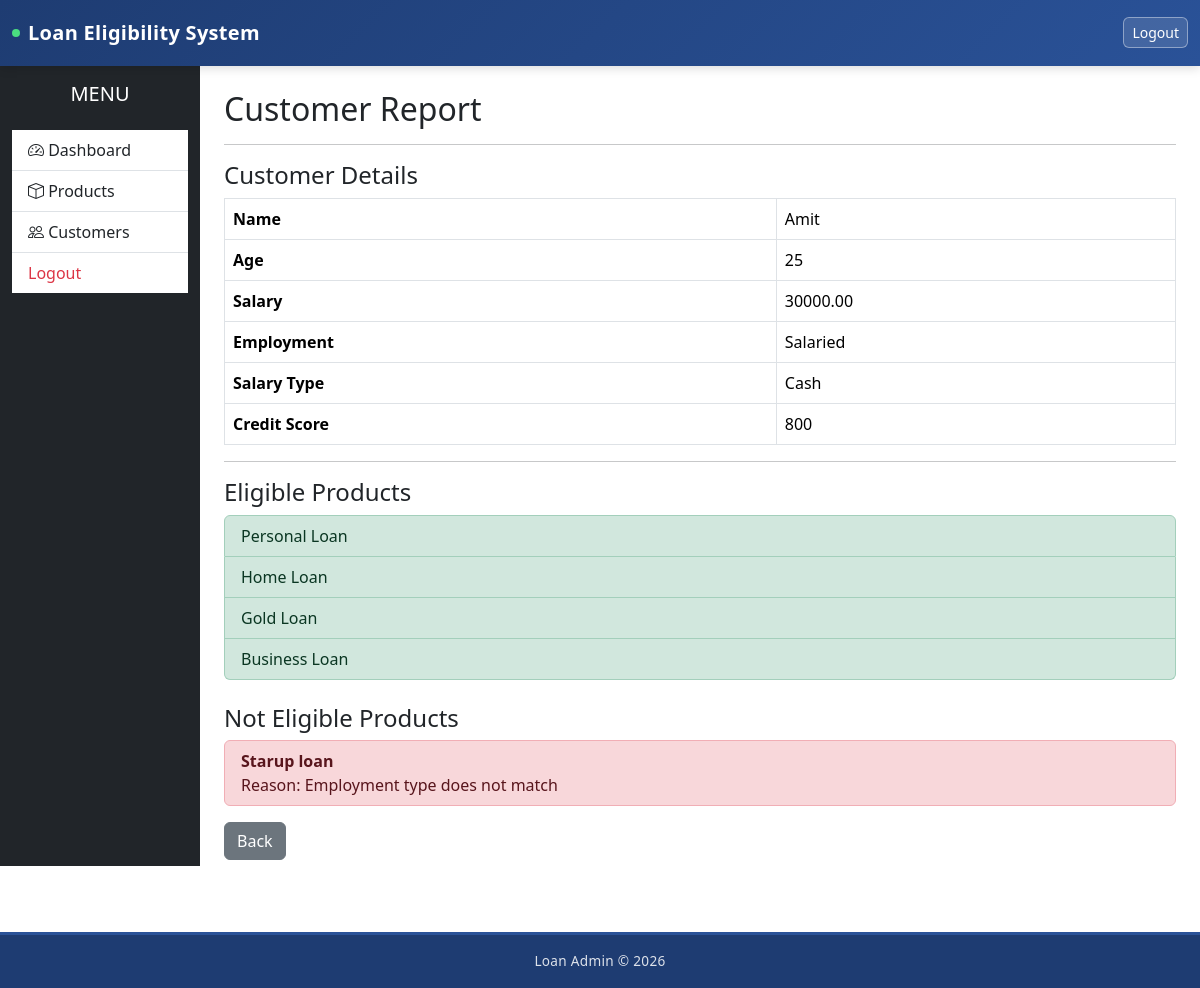
Page /users_directory/report/2/ on the committed database.
### users_directory/models.py (models this page shows, shortened)
class Customer(models.Model):
    EMPLOYMENT_CHOICES = [
        ("Salaried", "Salaried"),
        ("Self Employed", "Self Employed"),
    ]
    SALARY_TYPE_CHOICES = [
        ("Cash", "Cash"),
        ("Cheque", "Cheque"),
        ("DAT", "DAT"),
    ]
    STATUS_CHOICES = [
        ("Eligible", "Eligible"),
        ("Not Eligible", "Not Eligible"),
    ]
    full_name = models.CharField(max_length=150)
    age = models.PositiveIntegerField()
    monthly_salary = models.DecimalField(
        max_digits=10,
        decimal_places=2
    )
    employment_type = models.CharField(
        max_length=50,
        choices=EMPLOYMENT_CHOICES
    )
    salary_type = models.CharField(
        max_length=20,
        choices=SALARY_TYPE_CHOICES
    )
    credit_score = models.PositiveIntegerField()
    created_at = models.DateTimeField(auto_now_add=True)

class EligibilityResult(models.Model):
    STATUS = [
        ("Eligible", "Eligible"),
        ("Not Eligible", "Not Eligible"),
    ]
    customer = models.ForeignKey(
        Customer,
        on_delete=models.CASCADE
    )
    product = models.ForeignKey(
        Product,
        on_delete=models.CASCADE
    )
    status = models.CharField(
        max_length=20,
        choices=STATUS
    )
    reason = models.TextField(
        blank=True
    )
    created_at = models.DateTimeField(
        auto_now_add=True
    )

### products/models.py (models this page shows, shortened)
class Product(models.Model):
    EMPLOYMENT_CHOICES = [
        ('Salaried', 'Salaried'),
        ('Self Employed', 'Self Employed'),
    ]
    SALARY_TYPE_CHOICES = [
        ('Cash', 'Cash'),
        ('Cheque', 'Cheque'),
        ('DAT', 'DAT'),
    ]
    loan_name = models.CharField(max_length=100)
    min_age = models.PositiveIntegerField()
    max_age = models.PositiveIntegerField()
    min_credit_score = models.PositiveIntegerField()
    employment_type = models.CharField(
        max_length=50,
        choices=EMPLOYMENT_CHOICES
    )
    salary_type = models.CharField(
        max_length=20,
        choices=SALARY_TYPE_CHOICES
    )
    min_salary = models.DecimalField(
        max_digits=10,
        decimal_places=2
    )
    created_at = models.DateTimeField(auto_now_add=True)

### users_directory/views.py (the view)
# urls.py: path("report/<int:pk>/",views.customer_report,name="customer_report",),
def customer_report(request, pk):
    customer = Customer.objects.get(id=pk)
    eligible_products = EligibilityResult.objects.filter(
        customer=customer,
        status="Eligible"
    )
    not_eligible_products = EligibilityResult.objects.filter(
        customer=customer,
        status="Not Eligible"
    )
    return render(
        request,
        "users_directory/customer_report.html",
        {
            "customer": customer,
            "eligible_products": eligible_products,
            "not_eligible_products": not_eligible_products,
        }
    )

### users_directory/templates/users_directory/customer_report.html
{% extends "base.html" %}
{% block content %}
<h2>Customer Report</h2>
<hr>
<h4>Customer Details</h4>
<table class="table table-bordered">
<tr>
    <th>Name</th>
    <td>{{ customer.full_name }}</td>
</tr>
<tr>
    <th>Age</th>
    <td>{{ customer.age }}</td>
</tr>
<tr>
    <th>Salary</th>
    <td>{{ customer.monthly_salary }}</td>
</tr>
<tr>
    <th>Employment</th>
    <td>{{ customer.employment_type }}</td>
</tr>
<tr>
    <th>Salary Type</th>
    <td>{{ customer.salary_type }}</td>
</tr>
<tr>
    <th>Credit Score</th>
    <td>{{ customer.credit_score }}</td>
</tr>
</table>
<hr>
<h4>Eligible Products</h4>
<ul  class="list-group">
{% for item in eligible_products %}
<li class="list-group-item list-group-item-success">
{{ item.product.loan_name }}
</li>
{% empty %}
<li class="list-group-item">
No Eligible Product
</li>
{% endfor %}
</ul>
<br>
<h4>Not Eligible Products</h4>
<ul  class="list-group">
{% for item in not_eligible_products %}
<li class="list-group-item list-group-item-danger">
<strong>{{ item.product.loan_name }}</strong>
<br>
Reason:
{{ item.reason }}
</li>
{% empty %}
<li class="list-group-item">
No Rejected Product
</li>
{% endfor %}
</ul>
<a href="{% url 'customer_list' %}" class="btn btn-secondary mt-3">Back</a>
{% endblock %}

### templates/base.html (shortened to what this page needs)
<!DOCTYPE html>
<html lang="en">
<head>
    <link href="https://cdn.jsdelivr.net/npm/bootstrap@5.3.7/dist/css/bootstrap.min.css" rel="stylesheet">
    <link rel="stylesheet" href="https://cdn.jsdelivr.net/npm/bootstrap-icons@1.13.1/font/bootstrap-icons.min.css">
</head>
<body>
    {% include 'includes/navbar.html' %}
    <div class="container-fluid">
        <div class="row">
            {% include 'includes/sidebar.html' %}
            <main class="col-md-10 p-4">
                {% block content %}
                {% endblock %}
            </main>
        </div>
    </div>
    {% include 'includes/footer.html' %}
</body>
</html>

### templates/includes/navbar.html (shortened to what this page needs)
<nav class="navbar navbar-expand-lg app-navbar navbar-dark">
    <div class="container-fluid">
        <a class="navbar-brand" href="{% url 'dashboard' %}">
            Loan Eligibility System
        </a>
        <div class="ms-auto">
            <a href="{% url 'logout' %}" class="btn btn-logout btn-sm">
                Logout
            </a>
        </div>
    </div>
</nav>

### templates/includes/sidebar.html
<div class="col-md-2 bg-dark text-white vh-100">
    <h5 class="text-center py-3">
        MENU
    </h5>
    <div class="list-group list-group-flush">
        <a href="{% url 'dashboard' %}" class="list-group-item list-group-item-action">
        <i class="bi bi-speedometer2"></i> Dashboard
    </a>
        <a href="{% url 'product_list' %}" class="list-group-item list-group-item-action">
        <i class="bi bi-box"></i> Products
    </a>
        <a href="{% url 'customer_list' %}" class="list-group-item list-group-item-action">
        <i class="bi bi-people"></i> Customers
    </a>
        <a href="{% url 'logout' %}" class="list-group-item list-group-item-action text-danger">
            Logout
        </a>
    </div>
</div>

### templates/includes/footer.html (shortened to what this page needs)
<footer class="app-footer text-center py-3">
    Loan Admin © 2026
</footer>

### templates/includes/navbar.html (style rules this page uses)
.app-navbar { background: linear-gradient(135deg, #1e3c72 0%, #2a5298 100%) !important; box-shadow: 0 2px 10px rgba(0, 0, 0, 0.15); padding-top: 0.8rem; padding-bottom: 0.8rem; }
.app-navbar .navbar-brand { font-weight: 700; font-size: 1.25rem; letter-spacing: 0.3px; display: flex; align-items: center; gap: 0.5rem; }
.app-navbar .navbar-brand::before { content: ""; display: inline-block; width: 8px; height: 8px; border-radius: 50%; background: #4ade80; }
.app-navbar .btn-logout { background: rgba(255, 255, 255, 0.12); border: 1px solid rgba(255, 255, 255, 0.4); color: #fff; font-weight: 500; border-radius: 6px; transition: background 0.2s; }

### templates/includes/footer.html (style rules this page uses)
.app-footer { background: #1e3c72; color: rgba(255, 255, 255, 0.85); font-size: 0.85rem; letter-spacing: 0.3px; margin-top: 3rem; border-top: 3px solid #2a5298; }

### rows in the picture
Customer: full_name "Amit", age "25", monthly_salary "30000.00", employment_type "Salaried", salary_type "Cash", credit_score "800"
EligibilityResult: product.loan_name "Personal Loan"
EligibilityResult: product.loan_name "Home Loan"
EligibilityResult: product.loan_name "Gold Loan"
EligibilityResult: product.loan_name "Business Loan"
EligibilityResult: product.loan_name "Starup loan", reason "Employment type does not match"
